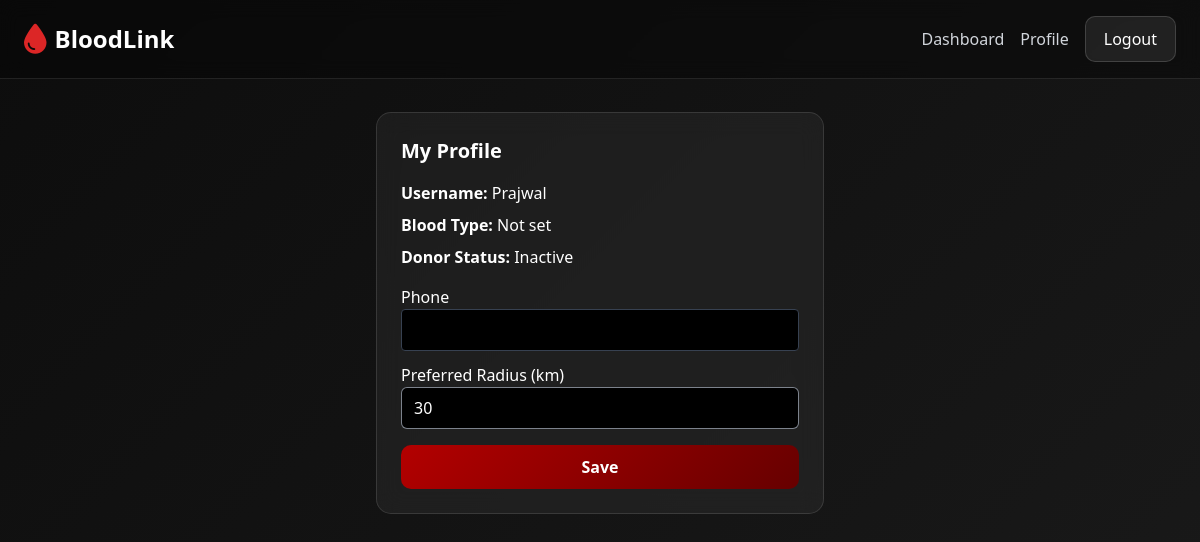
Screenshot of /donation/profile/ (signed in) with the database file from the repository.
### donation/models.py (models this page shows, shortened)
class Profile(models.Model):
    user = models.OneToOneField(User, on_delete=models.CASCADE)
    phone = models.CharField(max_length=15, blank=True)
    blood_type = models.CharField(max_length=3, choices=BLOOD_TYPES, blank=True)
    is_donor = models.BooleanField(default=False)
    latitude = models.FloatField(null=True, blank=True)
    longitude = models.FloatField(null=True, blank=True)
    last_donation_date = models.DateField(null=True, blank=True)
    radius_km = models.IntegerField(default=30)  # how far user is willing to travel

### donation/views.py (the view, shortened to what this page needs)
# urls.py: path('profile/', views.profile, name='profile'),
@login_required
def profile(request):
    profile = request.user.profile
    return render(request, 'donation/profile.html', {"profile": profile})

### donation/templates/donation/profile.html (shortened to what this page needs)
{% extends "donation/base.html" %}
{% block content %}
<div class="max-w-md mx-auto glass-effect p-6">
    <h2 class="text-xl font-bold mb-4">My Profile</h2>
    <p class="mb-2"><b>Username:</b> {{ request.user.username }}</p>
    <p class="mb-2"><b>Blood Type:</b> {{ profile.blood_type|default:"Not set" }}</p>
    <p class="mb-2"><b>Donor Status:</b> {{ profile.is_donor|yesno:"Active,Inactive" }}</p>
    <form method="post" class="mt-4">
        <div class="space-y-3">
            <div>
                <label>Phone</label>
                <input name="phone" value="{{ profile.phone }}"
                       class="w-full p-2 bg-black border border-gray-700 rounded">
            </div>
            <div>
                <label>Preferred Radius (km)</label>
                <input type="number" name="radius_km" value="{{ profile.radius_km }}"
                       class="w-full p-2 bg-black border border-gray-700 rounded">
            </div>
        </div>
        <button class="btn-primary w-full mt-4">Save</button>
    </form>
</div>
{% endblock %}

### donation/templates/donation/base.html (style rules this page uses)
body { font-family: "Segoe UI", sans-serif; background: linear-gradient(135deg, #0d0d0d, #1a1a1a); min-height: 100vh; color: white; }
.glass-effect { background: rgba(255,255,255,0.05); border: 1px solid rgba(255,255,255,0.12); backdrop-filter: blur(12px); border-radius: 15px; }
.btn-primary { background: linear-gradient(135deg, #b30000, #660000); color: white; padding: 10px 18px; border-radius: 10px; font-weight: 600; display: inline-flex; align-items: center; justify-content: center; }
input[type="text"], input[type="password"], input[type="email"], input[type="number"], input[type="date"], select, textarea { background-color: #000; color: #fff; border: 1px solid rgba(156,163,175,0.8); padding: 0.5rem 0.75rem; border-radius: 0.375rem; }
input::placeholder, textarea::placeholder { color: rgba(156,163,175,0.8); }

### rows the page displays
Profile: blood_type "Not set", is_donor "Inactive", radius_km "30"

### other values shown
{{ request.user.username }} "Prajwal"
